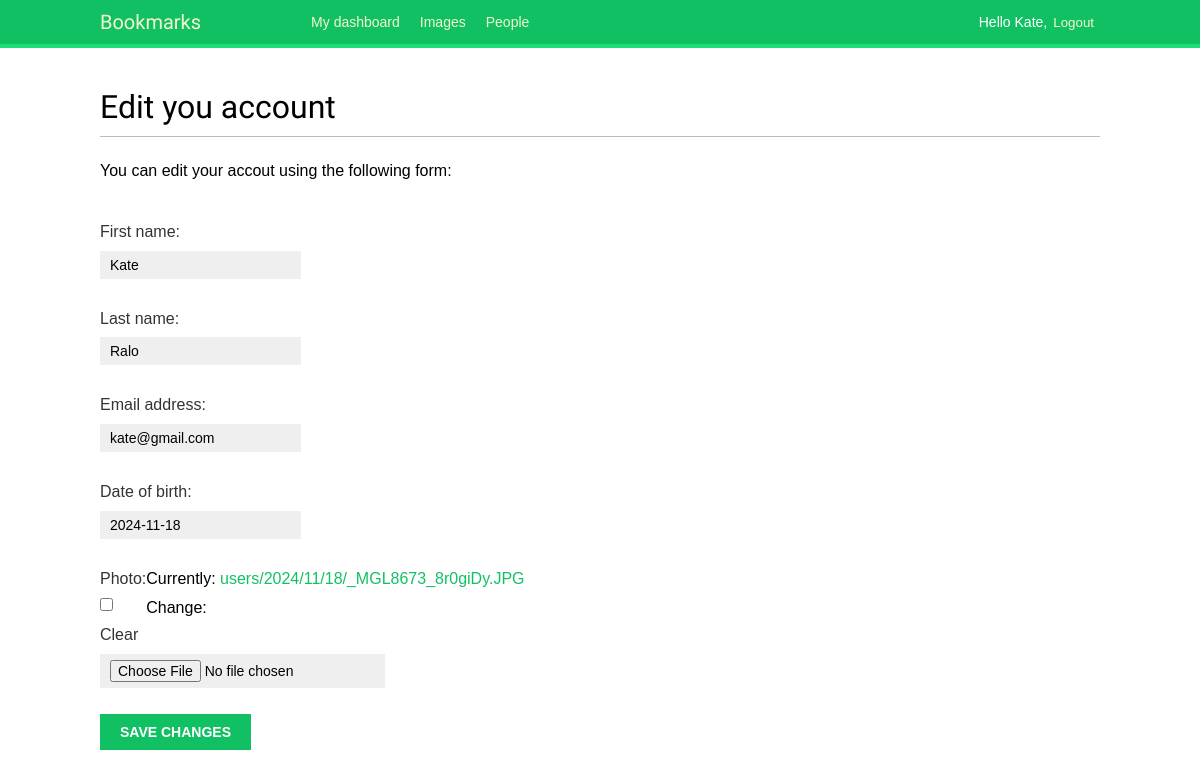
The app's page /account/edit/ (signed in), older data.
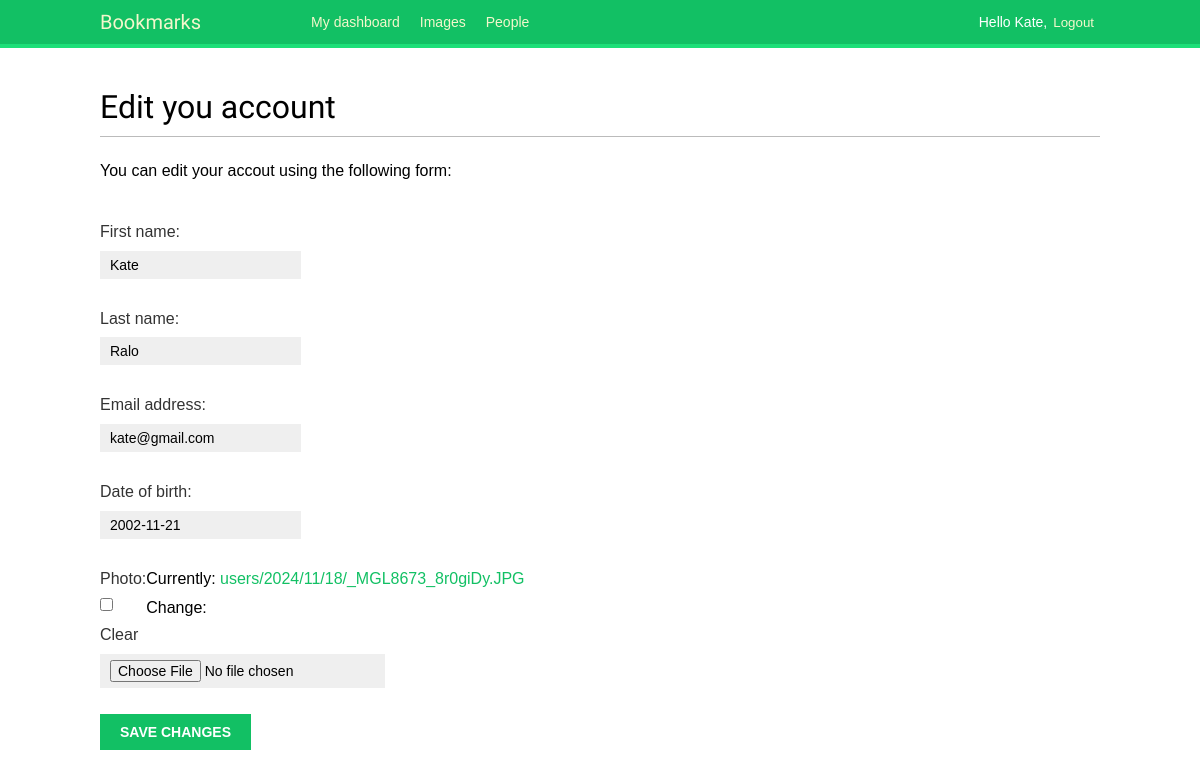
The same page, newer data.
### account/models.py (models this page shows, shortened)
class Profile(models.Model):
    user = models.OneToOneField(
        settings.AUTH_USER_MODEL,
        on_delete= models.CASCADE
    )
    date_of_birth = models.DateField(blank = True, null = True)
    photo = models.ImageField(
        upload_to = 'users/%Y/%m/%d/',
        blank = True
    )

### account/views.py (the view)
# urls.py: path('edit/', views.edit, name = 'edit'),
@login_required
def edit(request):
    if request.method == 'POST':
        user_form = UserEditForm(
            instance = request.user,
            data = request.POST
        )
        profile_form = ProfileEditForm(
            instance = request.user.profile,
            data = request.POST,
            files = request.FILES
        )
        if user_form.is_valid() and profile_form.is_valid():
            user_form.save()
            profile_form.save()
            messages.success(
                request,
                'Profile updated successfully'
            )
        else:
            messages.error(
                request,
                'Error updating your profile'
            )
    else:
        user_form = UserEditForm(instance = request.user)
        profile_form = ProfileEditForm(instance = request.user.profile)
    return render(
        request,
        'account/edit.html',
        {
            'user_form': user_form,
            'profile_form': profile_form
        }
    )

### account/forms.py (shortened to what this page needs)
class UserEditForm(forms.ModelForm):
    class Meta:
        model = get_user_model()
        fields = ['first_name', 'last_name', 'email']

class ProfileEditForm(forms.ModelForm):
    class Meta:
          model = Profile
          fields = ['date_of_birth', 'photo']

### account/templates/account/edit.html (shortened to what this page needs)
{% extends "base.html" %}
{% block content %}
    <h1>Edit you account</h1>
    <p> You can edit your accout using the following form: </p>
    <form method = "post" enctype = "multipart/form-data">
        {{ user_form.as_p }}
        {{ profile_form.as_p }}
        <p><input type = "submit" value = "Save Changes"></p>
    </form>
{% endblock content %}

### account/templates/base.html (shortened to what this page needs)
{% load static %}
<!DOCTYPE html>
<html lang="en">
<head>
    <link href="{% static 'css/base.css' %}" rel="stylesheet">
</head>
<body>
    <div id="header">
        <span class="logo">Bookmarks</span>
        {% if request.user.is_authenticated %}
        <ul class="menu">
            <li {% if section == "dashboard" %} class="selected" {% endif %}>
                <a href="{% url 'dashboard' %}">My dashboard</a>
            </li>
            <li {% if section == "images" %} class="selected" {% endif %}>
                <a href="#">Images</a>
            </li>
            <li {% if section == "people" %} class="selected" {% endif %}>
                <a href="#">People</a>
            </li>
        </ul>
        {% endif %}
        <span class="user">
            {% if request.user.is_authenticated %}
            Hello {{ request.user.first_name | default:request.user.username }},
            <form action="{% url 'logout' %}" method="post">
                <button type="submit">Logout</button>
            </form>
            {% else %}
            <a href="{% url 'login' %}">Log-in</a>
            {% endif %}
        </span>
    </div>
    <div id="content">
        {% block content %}
         {% endblock %}
    </div>
</body>
</html>

### account/static/css/base.css (style rules this page uses)
body { margin:0; padding:0; font-family:helvetica, sans-serif; }
p { line-height: 1.8; }
a { color:#12c064; text-decoration:none; }
h1, h2, h3, h4, h5 , h6 { font-family: 'Muli', sans-serif; font-weight:normal; }
h1 { border-bottom:1px solid #bbb; padding:0 0 10px 0; margin:10px 0 20px 0; }
#header { padding:10px 100px; font-size:14px; background:#12c064; color:#fff; border-bottom:4px solid #1cdf78; overflow:auto; }
#header .logo { font-family: 'Muli', sans-serif; float:left; color:#f3f7cc; font-size:20px; margin-right:10%; }
#header ul.menu { list-style:none; float:left; margin:0; padding:0; }
#header ul.menu li { float:left; padding:4px 10px; }
#header a { color:#f3f7cc; }
#header .user { float:right; padding-top:4px; }
#header .user form { display:inline; float:right; }
#header .user button { background:none; color:#f3f7cc; border:none; cursor:pointer; float:left; display:inline; }
#content { padding:30px 100px; }
form { overflow:auto; }
form p { width:100%; overflow:auto; }
label { float:left; clear:both; color:#333; margin-bottom:4px; }
input, textarea { clear:both; float:left; margin:0 0 10px; background:#efefef; border:0; padding:6px 10px; font-size:14px; }
input[type=submit], a.button { font-weight:bold; background:#12c064; color:#fff; padding:10px 20px; font-size:14px; text-transform:uppercase; }

Row changes from the older to the newer data that the page shows:
changed Profile: date_of_birth "2024-11-18" → "2002-11-21"
